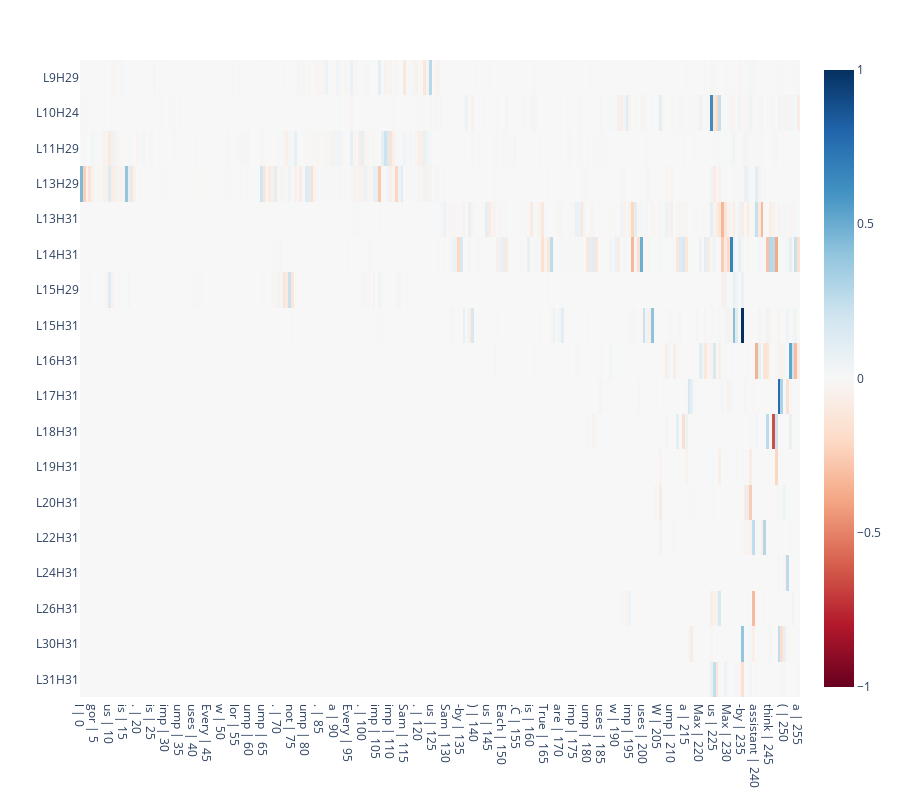

Source (notebook cell):
### Code cell
n_last_tokens = 256
val = 1
xs = [f"{tok} | {i}" for i, tok in enumerate(clean_str_tokens_v1[-n_last_tokens:])]

fig = px.imshow(
    atp_h_v1[h_mask, -n_last_tokens:].cpu().numpy(), 
    x=xs,
    y=h_ys_,
    color_continuous_scale='RdBu', zmin=-val, zmax=val, aspect='auto'
)

fig.update_layout(
    coloraxis1=dict(colorscale='RdBu', cmin=-val, cmax=val),
    showlegend=False,
    height = 800
)

### Figure 1 — Plotly figure (JSON) as saved in the notebook; plotly's stock layout.template omitted (floating-point values rounded to 4 significant figures; data arrays with more than 128 entries replaced by an {"elided": "..."} marker saying what was removed)
{"data": [{"coloraxis": "coloraxis", "hovertemplate": "x: %{x}<br>y: %{y}<br>color: %{z}<extra></extra>", "name": "0", "type": "heatmap", "x": {"elided": "256 str values"}, "xaxis": "x", "y": ["L9H29", "L10H24", "L11H29", "L13H29", "L13H31", "L14H31", "L15H29", "L15H31", "L16H31", "L17H31", "L18H31", "L19H31", "L20H31", "L22H31", "L24H31", "L26H31", "L30H31", "L31H31"], "yaxis": "y", "z": {"elided": "18x256 float values"}}], "layout": {"coloraxis": {"cmax": 1, "cmin": -1, "colorscale": [[0, "rgb(103,0,31)"], [0.1, "rgb(178,24,43)"], [0.2, "rgb(214,96,77)"], [0.3, "rgb(244,165,130)"], [0.4, "rgb(253,219,199)"], [0.5, "rgb(247,247,247)"], [0.6, "rgb(209,229,240)"], [0.7, "rgb(146,197,222)"], [0.8, "rgb(67,147,195)"], [0.9, "rgb(33,102,172)"], [1, "rgb(5,48,97)"]]}, "height": 800, "margin": {"t": 60}, "showlegend": false, "xaxis": {"anchor": "y", "domain": [0, 1]}, "yaxis": {"anchor": "x", "autorange": "reversed", "domain": [0, 1]}}}
